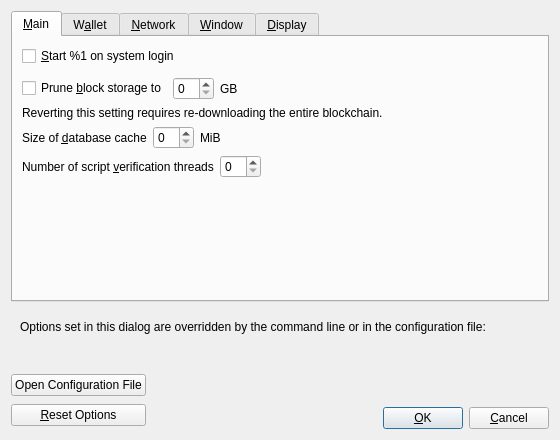
<?xml version="1.0" encoding="UTF-8"?>
<ui version="4.0">
 <class>OptionsDialog</class>
 <widget class="QDialog" name="OptionsDialog">
  <property name="geometry">
   <rect>
    <x>0</x>
    <y>0</y>
    <width>560</width>
    <height>440</height>
   </rect>
  </property>
  <property name="windowTitle">
   <string>Options</string>
  </property>
  <property name="modal">
   <bool>true</bool>
  </property>
  <layout class="QVBoxLayout" name="verticalLayout">
   <item>
    <widget class="QTabWidget" name="tabWidget">
     <property name="currentIndex">
      <number>0</number>
     </property>
     <widget class="QWidget" name="tabMain">
      <attribute name="title">
       <string>&amp;Main</string>
      </attribute>
      <layout class="QVBoxLayout" name="verticalLayout_Main">
       <item>
        <widget class="QCheckBox" name="bitcoinAtStartup">
         <property name="toolTip">
          <string>Automatically start %1 after logging in to the system.</string>
         </property>
         <property name="text">
          <string>&amp;Start %1 on system login</string>
         </property>
        </widget>
       </item>
       <item>
        <spacer name="horizontalSpacer_0_Main">
         <property name="orientation">
          <enum>Qt::Horizontal</enum>
         </property>
         <property name="sizeHint" stdset="0">
          <size>
           <width>40</width>
           <height>5</height>
          </size>
         </property>
        </spacer>
       </item>
       <item>
       <layout class="QHBoxLayout" name="horizontalLayout_Main_Prune">
        <item>
         <widget class="QCheckBox" name="prune">
          <property name="toolTip">
           <string>Enabling pruning significantly reduces the disk space required to store transactions. All blocks are still fully validated. Reverting this setting requires re-downloading the entire blockchain.</string>
          </property>
          <property name="text">
           <string>Prune &amp;block storage to</string>
          </property>
         </widget>
        </item>
        <item>
         <widget class="QSpinBox" name="pruneSize"/>
        </item>
         <item>
          <widget class="QLabel" name="pruneSizeUnitLabel">
           <property name="text">
            <string>GB</string>
           </property>
           <property name="textFormat">
            <enum>Qt::PlainText</enum>
           </property>
          </widget>
         </item>
         <item>
          <spacer name="horizontalSpacer_Main_Prune">
           <property name="orientation">
            <enum>Qt::Horizontal</enum>
           </property>
           <property name="sizeHint" stdset="0">
            <size>
             <width>40</width>
             <height>20</height>
            </size>
           </property>
          </spacer>
         </item>
        </layout>
       </item>
       <item>
        <widget class="QLabel" name="pruneWarning">
         <property name="text">
          <string>Reverting this setting requires re-downloading the entire blockchain.</string>
         </property>
         <property name="textFormat">
          <enum>Qt::PlainText</enum>
         </property>
        </widget>
       </item>
       <item>
        <layout class="QHBoxLayout" name="horizontalLayout_2_Main">
         <item>
          <widget class="QLabel" name="databaseCacheLabel">
           <property name="text">
            <string>Size of &amp;database cache</string>
           </property>
           <property name="textFormat">
            <enum>Qt::PlainText</enum>
           </property>
           <property name="buddy">
            <cstring>databaseCache</cstring>
           </property>
          </widget>
         </item>
         <item>
          <widget class="QSpinBox" name="databaseCache"/>
         </item>
         <item>
          <widget class="QLabel" name="databaseCacheUnitLabel">
           <property name="text">
            <string>MiB</string>
           </property>
           <property name="textFormat">
            <enum>Qt::PlainText</enum>
           </property>
          </widget>
         </item>
         <item>
          <spacer name="horizontalSpacer_2_Main">
           <property name="orientation">
            <enum>Qt::Horizontal</enum>
           </property>
           <property name="sizeHint" stdset="0">
            <size>
             <width>40</width>
             <height>20</height>
            </size>
           </property>
          </spacer>
         </item>
        </layout>
       </item>
       <item>
        <layout class="QHBoxLayout" name="horizontalLayout_Main_VerifyLabel">
         <item>
          <widget class="QLabel" name="threadsScriptVerifLabel">
           <property name="text">
            <string>Number of script &amp;verification threads</string>
           </property>
           <property name="textFormat">
            <enum>Qt::PlainText</enum>
           </property>
           <property name="buddy">
            <cstring>threadsScriptVerif</cstring>
           </property>
          </widget>
         </item>
         <item>
          <widget class="QSpinBox" name="threadsScriptVerif">
           <property name="toolTip">
            <string>(0 = auto, &lt;0 = leave that many cores free)</string>
           </property>
          </widget>
         </item>
         <item>
          <spacer name="horizontalSpacer_Main_Threads">
           <property name="orientation">
            <enum>Qt::Horizontal</enum>
           </property>
           <property name="sizeHint" stdset="0">
            <size>
             <width>40</width>
             <height>20</height>
            </size>
           </property>
          </spacer>
         </item>
        </layout>
       </item>
       <item>
        <spacer name="verticalSpacer_Main">
         <property name="orientation">
          <enum>Qt::Vertical</enum>
         </property>
         <property name="sizeHint" stdset="0">
          <size>
           <width>20</width>
           <height>40</height>
          </size>
         </property>
        </spacer>
       </item>
      </layout>
     </widget>
     <widget class="QWidget" name="tabWallet">
      <attribute name="title">
       <string>W&amp;allet</string>
      </attribute>
      <layout class="QVBoxLayout" name="verticalLayout_Wallet">
       <item>
        <widget class="QGroupBox" name="groupBox">
         <property name="title">
          <string>Expert</string>
         </property>
         <layout class="QVBoxLayout" name="verticalLayout_2">
          <item>
           <widget class="QCheckBox" name="coinControlFeatures">
            <property name="toolTip">
             <string>Whether to show coin control features or not.</string>
            </property>
            <property name="text">
             <string>Enable coin &amp;control features</string>
            </property>
           </widget>
          </item>
          <item>
           <widget class="QCheckBox" name="spendZeroConfChange">
            <property name="toolTip">
             <string>If you disable the spending of unconfirmed change, the change from a transaction cannot be used until that transaction has at least one confirmation. This also affects how your balance is computed.</string>
            </property>
            <property name="text">
             <string>&amp;Spend unconfirmed change</string>
            </property>
           </widget>
          </item>
         </layout>
        </widget>
       </item>
       <item>
        <widget class="QGroupBox" name="groupBoxHww">
         <property name="title">
          <string>External Signer (e.g. hardware wallet)</string>
         </property>
         <layout class="QVBoxLayout" name="verticalLayoutHww">
           <item>
            <layout class="QHBoxLayout" name="horizontalLayoutHww">
             <item>
              <widget class="QLabel" name="externalSignerPathLabel">
               <property name="text">
                <string>&amp;External signer script path</string>
               </property>
               <property name="buddy">
                <cstring>externalSignerPath</cstring>
               </property>
              </widget>
             </item>
             <item>
              <widget class="QLineEdit" name="externalSignerPath">
                <property name="toolTip">
                  <string>Full path to a Bitcoin Core compatible script (e.g. C:\Downloads\hwi.exe or /Users/you/Downloads/hwi.py). Beware: malware can steal your coins!</string>
                </property>
              </widget>
             </item>
            </layout>
           </item>
         </layout>
        </widget>
       </item>
       <item>
        <spacer name="verticalSpacer_Wallet">
         <property name="orientation">
          <enum>Qt::Vertical</enum>
         </property>
         <property name="sizeHint" stdset="0">
          <size>
           <width>20</width>
           <height>40</height>
          </size>
         </property>
        </spacer>
       </item>
      </layout>
     </widget>
     <widget class="QWidget" name="tabNetwork">
      <attribute name="title">
       <string>&amp;Network</string>
      </attribute>
      <layout class="QVBoxLayout" name="verticalLayout_Network">
       <item>
        <widget class="QCheckBox" name="mapPortUpnp">
         <property name="toolTip">
          <string>Automatically open the Vertcoin client port on the router. This only works when your router supports UPnP and it is enabled.</string>
         </property>
         <property name="text">
          <string>Map port using &amp;UPnP</string>
         </property>
        </widget>
       </item>
       <item>
        <widget class="QCheckBox" name="mapPortNatpmp">
         <property name="toolTip">
          <string>Automatically open the Bitcoin client port on the router. This only works when your router supports NAT-PMP and it is enabled. The external port could be random.</string>
         </property>
         <property name="text">
          <string>Map port using NA&amp;T-PMP</string>
         </property>
        </widget>
       </item>
       <item>
        <widget class="QCheckBox" name="allowIncoming">
         <property name="toolTip">
          <string>Accept connections from outside.</string>
         </property>
         <property name="text">
          <string>Allow incomin&amp;g connections</string>
         </property>
        </widget>
       </item>
       <item>
        <widget class="QCheckBox" name="connectSocks">
         <property name="toolTip">
          <string>Connect to the Vertcoin network through a SOCKS5 proxy.</string>
         </property>
         <property name="text">
          <string>&amp;Connect through SOCKS5 proxy (default proxy):</string>
         </property>
        </widget>
       </item>
       <item>
        <layout class="QHBoxLayout" name="horizontalLayout_1_Network">
         <item>
          <widget class="QLabel" name="proxyIpLabel">
           <property name="text">
            <string>Proxy &amp;IP:</string>
           </property>
           <property name="textFormat">
            <enum>Qt::PlainText</enum>
           </property>
           <property name="buddy">
            <cstring>proxyIp</cstring>
           </property>
          </widget>
         </item>
         <item>
          <widget class="QValidatedLineEdit" name="proxyIp">
           <property name="minimumSize">
            <size>
             <width>140</width>
             <height>0</height>
            </size>
           </property>
           <property name="maximumSize">
            <size>
             <width>140</width>
             <height>16777215</height>
            </size>
           </property>
           <property name="toolTip">
            <string>IP address of the proxy (e.g. IPv4: 127.0.0.1 / IPv6: ::1)</string>
           </property>
          </widget>
         </item>
         <item>
          <widget class="QLabel" name="proxyPortLabel">
           <property name="text">
            <string>&amp;Port:</string>
           </property>
           <property name="textFormat">
            <enum>Qt::PlainText</enum>
           </property>
           <property name="buddy">
            <cstring>proxyPort</cstring>
           </property>
          </widget>
         </item>
         <item>
          <widget class="QLineEdit" name="proxyPort">
           <property name="minimumSize">
            <size>
             <width>55</width>
             <height>0</height>
            </size>
           </property>
           <property name="maximumSize">
            <size>
             <width>55</width>
             <height>16777215</height>
            </size>
           </property>
           <property name="toolTip">
            <string>Port of the proxy (e.g. 9050)</string>
           </property>
          </widget>
         </item>
         <item>
          <spacer name="horizontalSpacer_1_Network">
           <property name="orientation">
            <enum>Qt::Horizontal</enum>
           </property>
           <property name="sizeHint" stdset="0">
            <size>
             <width>40</width>
             <height>20</height>
            </size>
           </property>
          </spacer>
         </item>
        </layout>
       </item>
       <item>
        <layout class="QHBoxLayout" name="horizontalLayout_2_Network">
         <item>
          <widget class="QLabel" name="proxyActiveNets">
           <property name="text">
            <string>Used for reaching peers via:</string>
           </property>
           <property name="textFormat">
            <enum>Qt::PlainText</enum>
           </property>
          </widget>
         </item>
         <item>
          <widget class="QCheckBox" name="proxyReachIPv4">
           <property name="enabled">
            <bool>false</bool>
           </property>
           <property name="toolTip">
            <string>Shows if the supplied default SOCKS5 proxy is used to reach peers via this network type.</string>
           </property>
           <property name="text">
            <string/>
           </property>
          </widget>
         </item>
         <item>
          <widget class="QLabel" name="proxyReachIPv4Label">
           <property name="text">
            <string>IPv4</string>
           </property>
           <property name="textFormat">
            <enum>Qt::PlainText</enum>
           </property>
          </widget>
         </item>
         <item>
          <widget class="QCheckBox" name="proxyReachIPv6">
           <property name="enabled">
            <bool>false</bool>
           </property>
           <property name="toolTip">
            <string>Shows if the supplied default SOCKS5 proxy is used to reach peers via this network type.</string>
           </property>
           <property name="text">
            <string/>
           </property>
          </widget>
         </item>
         <item>
          <widget class="QLabel" name="proxyReachIPv6Label">
           <property name="text">
            <string>IPv6</string>
           </property>
           <property name="textFormat">
            <enum>Qt::PlainText</enum>
           </property>
          </widget>
         </item>
         <item>
          <widget class="QCheckBox" name="proxyReachTor">
           <property name="enabled">
            <bool>false</bool>
           </property>
           <property name="toolTip">
            <string>Shows if the supplied default SOCKS5 proxy is used to reach peers via this network type.</string>
           </property>
           <property name="text">
            <string/>
           </property>
          </widget>
         </item>
         <item>
          <widget class="QLabel" name="proxyReachTorLabel">
           <property name="text">
            <string>Tor</string>
           </property>
           <property name="textFormat">
            <enum>Qt::PlainText</enum>
           </property>
          </widget>
         </item>
         <item>
          <spacer name="horizontalSpacer_2_Network">
           <property name="orientation">
            <enum>Qt::Horizontal</enum>
           </property>
           <property name="sizeHint" stdset="0">
            <size>
             <width>40</width>
             <height>20</height>
            </size>
           </property>
          </spacer>
         </item>
        </layout>
       </item>
       <item>
        <widget class="QCheckBox" name="connectSocksTor">
         <property name="toolTip">
          <string>Connect to the Vertcoin network through a separate SOCKS5 proxy for Tor onion services.</string>
         </property>
         <property name="text">
          <string>Use separate SOCKS&amp;5 proxy to reach peers via Tor onion services:</string>
         </property>
        </widget>
       </item>
       <item>
        <layout class="QHBoxLayout" name="horizontalLayout_3_Network">
         <item>
          <widget class="QLabel" name="proxyIpTorLabel">
           <property name="text">
            <string>Proxy &amp;IP:</string>
           </property>
           <property name="textFormat">
            <enum>Qt::PlainText</enum>
           </property>
           <property name="buddy">
            <cstring>proxyIpTor</cstring>
           </property>
          </widget>
         </item>
         <item>
          <widget class="QValidatedLineEdit" name="proxyIpTor">
           <property name="minimumSize">
            <size>
             <width>140</width>
             <height>0</height>
            </size>
           </property>
           <property name="maximumSize">
            <size>
             <width>140</width>
             <height>16777215</height>
            </size>
           </property>
           <property name="toolTip">
            <string>IP address of the proxy (e.g. IPv4: 127.0.0.1 / IPv6: ::1)</string>
           </property>
          </widget>
         </item>
         <item>
          <widget class="QLabel" name="proxyPortTorLabel">
           <property name="text">
            <string>&amp;Port:</string>
           </property>
           <property name="textFormat">
            <enum>Qt::PlainText</enum>
           </property>
           <property name="buddy">
            <cstring>proxyPortTor</cstring>
           </property>
          </widget>
         </item>
         <item>
          <widget class="QLineEdit" name="proxyPortTor">
           <property name="minimumSize">
            <size>
             <width>55</width>
             <height>0</height>
            </size>
           </property>
           <property name="maximumSize">
            <size>
             <width>55</width>
             <height>16777215</height>
            </size>
           </property>
           <property name="toolTip">
            <string>Port of the proxy (e.g. 9050)</string>
           </property>
          </widget>
         </item>
         <item>
          <spacer name="horizontalSpacer_4_Network">
           <property name="orientation">
            <enum>Qt::Horizontal</enum>
           </property>
           <property name="sizeHint" stdset="0">
            <size>
             <width>40</width>
             <height>20</height>
            </size>
           </property>
          </spacer>
         </item>
        </layout>
       </item>
       <item>
        <spacer name="verticalSpacer_Network">
         <property name="orientation">
          <enum>Qt::Vertical</enum>
         </property>
         <property name="sizeHint" stdset="0">
          <size>
           <width>20</width>
           <height>40</height>
          </size>
         </property>
        </spacer>
       </item>
      </layout>
     </widget>
     <widget class="QWidget" name="tabWindow">
      <attribute name="title">
       <string>&amp;Window</string>
      </attribute>
      <layout class="QVBoxLayout" name="verticalLayout_Window">
       <item>
        <widget class="QCheckBox" name="showTrayIcon">
         <property name="toolTip">
          <string>Show the icon in the system tray.</string>
         </property>
         <property name="text">
          <string>&amp;Show tray icon</string>
         </property>
         <property name="checked">
          <bool>true</bool>
         </property>
        </widget>
       </item>
       <item>
        <widget class="QCheckBox" name="minimizeToTray">
         <property name="toolTip">
          <string>Show only a tray icon after minimizing the window.</string>
         </property>
         <property name="text">
          <string>&amp;Minimize to the tray instead of the taskbar</string>
         </property>
        </widget>
       </item>
       <item>
        <widget class="QCheckBox" name="minimizeOnClose">
         <property name="toolTip">
          <string>Minimize instead of exit the application when the window is closed. When this option is enabled, the application will be closed only after selecting Exit in the menu.</string>
         </property>
         <property name="text">
          <string>M&amp;inimize on close</string>
         </property>
        </widget>
       </item>
       <item>
        <spacer name="verticalSpacer_Window">
         <property name="orientation">
          <enum>Qt::Vertical</enum>
         </property>
         <property name="sizeHint" stdset="0">
          <size>
           <width>20</width>
           <height>40</height>
          </size>
         </property>
        </spacer>
       </item>
      </layout>
     </widget>
     <widget class="QWidget" name="tabDisplay">
      <attribute name="title">
       <string>&amp;Display</string>
      </attribute>
      <layout class="QVBoxLayout" name="verticalLayout_Display">
       <item>
        <layout class="QHBoxLayout" name="horizontalLayout_1_Display">
         <item>
          <widget class="QLabel" name="langLabel">
           <property name="text">
            <string>User Interface &amp;language:</string>
           </property>
           <property name="textFormat">
            <enum>Qt::PlainText</enum>
           </property>
           <property name="buddy">
            <cstring>lang</cstring>
           </property>
          </widget>
         </item>
         <item>
          <widget class="QValueComboBox" name="lang">
           <property name="toolTip">
            <string>The user interface language can be set here. This setting will take effect after restarting %1.</string>
           </property>
          </widget>
         </item>
        </layout>
       </item>
       <item>
        <layout class="QHBoxLayout" name="horizontalLayout_2_Display">
         <item>
          <widget class="QLabel" name="unitLabel">
           <property name="text">
            <string>&amp;Unit to show amounts in:</string>
           </property>
           <property name="textFormat">
            <enum>Qt::PlainText</enum>
           </property>
           <property name="buddy">
            <cstring>unit</cstring>
           </property>
          </widget>
         </item>
         <item>
          <widget class="QValueComboBox" name="unit">
           <property name="toolTip">
            <string>Choose the default subdivision unit to show in the interface and when sending coins.</string>
           </property>
          </widget>
         </item>
        </layout>
       </item>
       <item>
        <layout class="QHBoxLayout" name="horizontalLayout_3_Display">
         <item>
          <widget class="QLabel" name="thirdPartyTxUrlsLabel">
           <property name="toolTip">
            <string>Third party URLs (e.g. a block explorer) that appear in the transactions tab as context menu items. %s in the URL is replaced by transaction hash. Multiple URLs are separated by vertical bar |.</string>
           </property>
           <property name="text">
            <string>&amp;Third party transaction URLs</string>
           </property>
           <property name="buddy">
            <cstring>thirdPartyTxUrls</cstring>
           </property>
          </widget>
         </item>
         <item>
          <widget class="QLineEdit" name="thirdPartyTxUrls">
           <property name="toolTip">
            <string>Third party URLs (e.g. a block explorer) that appear in the transactions tab as context menu items. %s in the URL is replaced by transaction hash. Multiple URLs are separated by vertical bar |.</string>
           </property>
           <property name="placeholderText">
            <string notr="true">https://example.com/tx/%s</string>
           </property>
          </widget>
         </item>
        </layout>
       </item>
       <item>
        <widget class="QGroupBox" name="font_groupBox">
         <property name="title">
          <string>Monospaced font in the Overview tab:</string>
         </property>
         <layout class="QVBoxLayout" name="font_verticalLayout">
          <item>
           <layout class="QHBoxLayout" name="embeddedFont_horizontalLayout">
            <item>
             <widget class="QRadioButton" name="embeddedFont_radioButton">
              <property name="text">
               <string>embedded &quot;%1&quot;</string>
              </property>
             </widget>
            </item>
            <item>
             <spacer name="embeddedFont_horizontalSpacer">
              <property name="orientation">
               <enum>Qt::Horizontal</enum>
              </property>
              <property name="sizeHint" stdset="0">
               <size>
                <width>40</width>
                <height>20</height>
               </size>
              </property>
             </spacer>
            </item>
            <item>
             <layout class="QVBoxLayout" name="embeddedFont_verticalLayout">
              <item>
               <widget class="QLabel" name="embeddedFont_label_1">
                <property name="text">
                 <string notr="true">111.11111111 BTC</string>
                </property>
               </widget>
              </item>
              <item>
               <widget class="QLabel" name="embeddedFont_label_9">
                <property name="text">
                 <string notr="true">909.09090909 BTC</string>
                </property>
               </widget>
              </item>
             </layout>
            </item>
           </layout>
          </item>
          <item>
           <widget class="Line" name="font_line">
            <property name="orientation">
             <enum>Qt::Horizontal</enum>
            </property>
           </widget>
          </item>
          <item>
           <layout class="QHBoxLayout" name="systemFont_horizontalLayout">
            <item>
             <widget class="QRadioButton" name="systemFont_radioButton">
              <property name="text">
               <string>closest matching &quot;%1&quot;</string>
              </property>
             </widget>
            </item>
            <item>
             <spacer name="systemFont_horizontalSpacer">
              <property name="orientation">
               <enum>Qt::Horizontal</enum>
              </property>
              <property name="sizeHint" stdset="0">
               <size>
                <width>40</width>
                <height>20</height>
               </size>
              </property>
             </spacer>
            </item>
            <item>
             <layout class="QVBoxLayout" name="systemFont_verticalLayout">
              <item>
               <widget class="QLabel" name="systemFont_label_1">
                <property name="text">
                 <string notr="true">111.11111111 BTC</string>
                </property>
               </widget>
              </item>
              <item>
               <widget class="QLabel" name="systemFont_label_9">
                <property name="text">
                 <string notr="true">909.09090909 BTC</string>
                </property>
               </widget>
              </item>
             </layout>
            </item>
           </layout>
          </item>
         </layout>
        </widget>
       </item>
       <item>
        <spacer name="verticalSpacer_Display">
         <property name="orientation">
          <enum>Qt::Vertical</enum>
         </property>
         <property name="sizeHint" stdset="0">
          <size>
           <width>20</width>
           <height>40</height>
          </size>
         </property>
        </spacer>
       </item>
      </layout>
     </widget>
    </widget>
   </item>
   <item>
    <widget class="QFrame" name="frame">
     <layout class="QVBoxLayout" name="verticalLayout_Bottom">
      <item>
       <layout class="QHBoxLayout" name="horizontalLayout_Bottom">
        <item>
         <widget class="QLabel" name="overriddenByCommandLineInfoLabel">
          <property name="text">
           <string>Options set in this dialog are overridden by the command line or in the configuration file:</string>
          </property>
          <property name="textFormat">
           <enum>Qt::PlainText</enum>
          </property>
         </widget>
        </item>
        <item>
         <spacer name="horizontalSpacer_Bottom">
          <property name="orientation">
           <enum>Qt::Horizontal</enum>
          </property>
          <property name="sizeHint" stdset="0">
           <size>
            <width>40</width>
            <height>20</height>
           </size>
          </property>
         </spacer>
        </item>
       </layout>
      </item>
      <item>
       <widget class="QLabel" name="overriddenByCommandLineLabel">
        <property name="text">
         <string/>
        </property>
        <property name="textFormat">
         <enum>Qt::PlainText</enum>
        </property>
        <property name="wordWrap">
         <bool>true</bool>
        </property>
       </widget>
      </item>
     </layout>
    </widget>
   </item>
   <item>
    <layout class="QHBoxLayout" name="horizontalLayout_Buttons">
     <item>
      <layout class="QVBoxLayout" name="verticalLayout_Buttons">
       <item>
        <widget class="QPushButton" name="openBitcoinConfButton">
         <property name="toolTip">
          <string>Open the %1 configuration file from the working directory.</string>
         </property>
         <property name="text">
          <string>Open Configuration File</string>
         </property>
         <property name="autoDefault">
          <bool>false</bool>
         </property>
        </widget>
       </item>
       <item>
        <widget class="QPushButton" name="resetButton">
         <property name="toolTip">
          <string>Reset all client options to default.</string>
         </property>
         <property name="text">
          <string>&amp;Reset Options</string>
         </property>
         <property name="autoDefault">
          <bool>false</bool>
         </property>
        </widget>
       </item>
      </layout>
     </item>
     <item>
      <spacer name="horizontalSpacer_1">
       <property name="orientation">
        <enum>Qt::Horizontal</enum>
       </property>
       <property name="sizeHint" stdset="0">
        <size>
         <width>40</width>
         <height>48</height>
        </size>
       </property>
      </spacer>
     </item>
     <item>
      <widget class="QLabel" name="statusLabel">
       <property name="minimumSize">
        <size>
         <width>200</width>
         <height>0</height>
        </size>
       </property>
       <property name="font">
        <font>
         <weight>75</weight>
         <bold>true</bold>
        </font>
       </property>
       <property name="text">
        <string/>
       </property>
       <property name="textFormat">
        <enum>Qt::PlainText</enum>
       </property>
       <property name="wordWrap">
        <bool>true</bool>
       </property>
      </widget>
     </item>
     <item>
      <spacer name="horizontalSpacer_2">
       <property name="orientation">
        <enum>Qt::Horizontal</enum>
       </property>
       <property name="sizeHint" stdset="0">
        <size>
         <width>40</width>
         <height>48</height>
        </size>
       </property>
      </spacer>
     </item>
     <item>
      <layout class="QVBoxLayout" name="verticalLayout_4">
       <item>
        <spacer name="verticalSpacer">
         <property name="orientation">
          <enum>Qt::Vertical</enum>
         </property>
         <property name="sizeHint" stdset="0">
          <size>
           <width>20</width>
           <height>40</height>
          </size>
         </property>
        </spacer>
       </item>
       <item>
        <layout class="QHBoxLayout" name="horizontalLayout">
         <item>
          <widget class="QPushButton" name="okButton">
           <property name="text">
            <string>&amp;OK</string>
           </property>
           <property name="autoDefault">
            <bool>false</bool>
           </property>
           <property name="default">
            <bool>true</bool>
           </property>
          </widget>
         </item>
         <item>
          <widget class="QPushButton" name="cancelButton">
           <property name="text">
            <string>&amp;Cancel</string>
           </property>
           <property name="autoDefault">
            <bool>false</bool>
           </property>
          </widget>
         </item>
        </layout>
       </item>
      </layout>
     </item>
    </layout>
   </item>
  </layout>
 </widget>
 <customwidgets>
  <customwidget>
   <class>QValidatedLineEdit</class>
   <extends>QLineEdit</extends>
   <header>qt/qvalidatedlineedit.h</header>
  </customwidget>
  <customwidget>
   <class>QValueComboBox</class>
   <extends>QComboBox</extends>
   <header>qt/qvaluecombobox.h</header>
  </customwidget>
 </customwidgets>
 <resources/>
 <connections/>
</ui>
